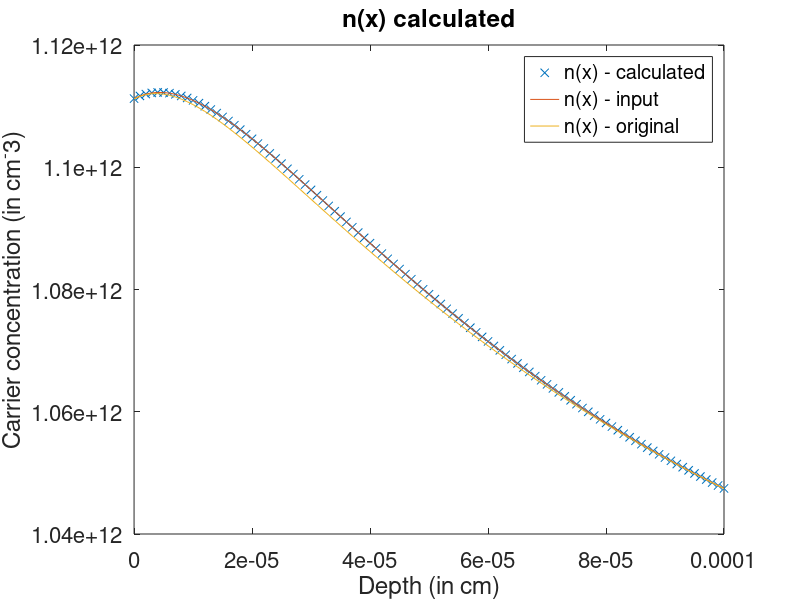
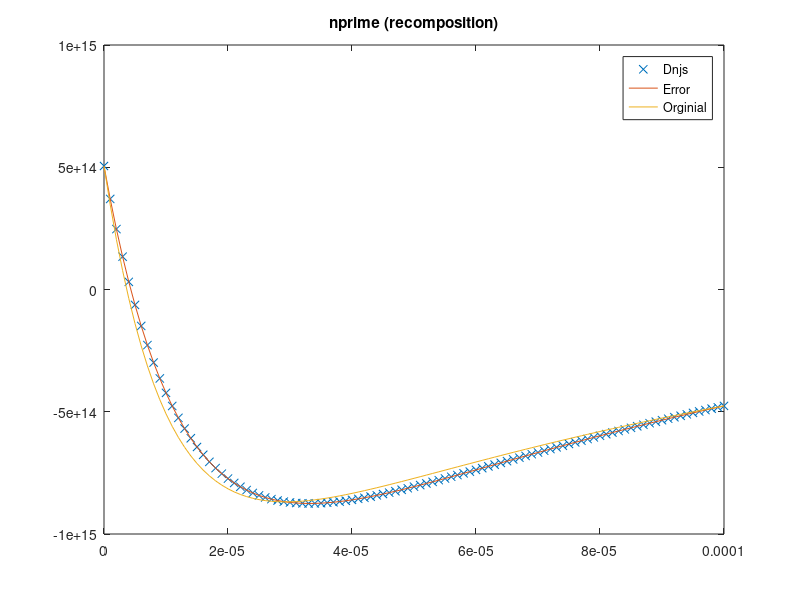
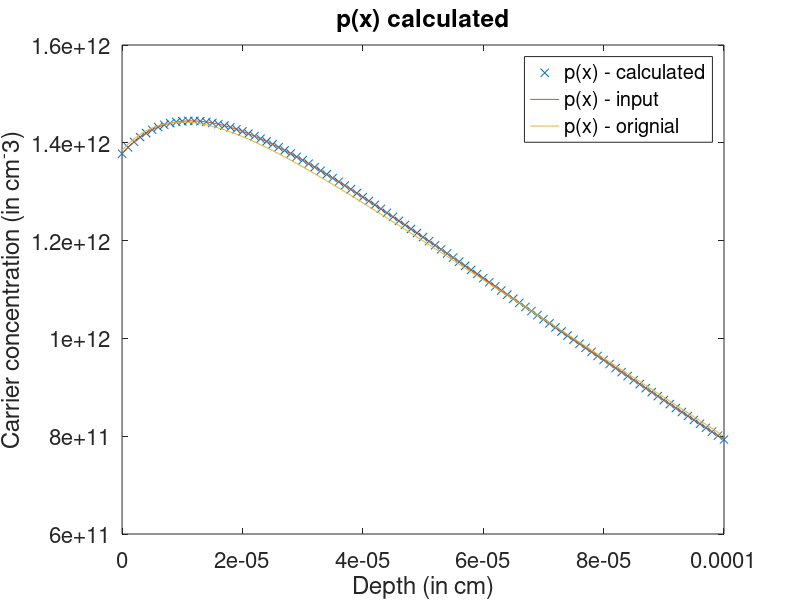
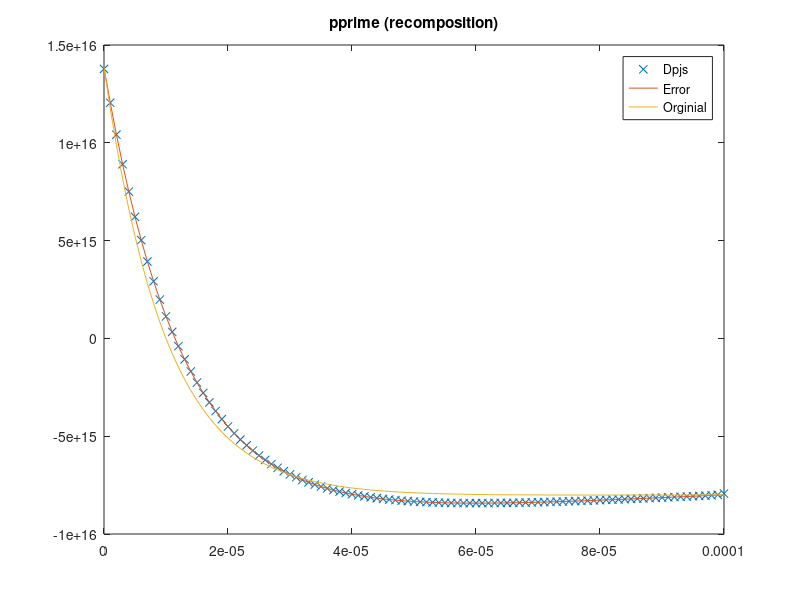

MATLAB code for these plots, in order: (Note: this script raises an error after producing the figures.)
clear all
close all
t=cputime;
%profile on

%Modified Newton, noisy input, Jacobian


%Version 1.0 of actual calculations
%Calculates the approximate solution of a known test function
%Uses numerical integration instead of symbolic integration
%The length of the testing regions can be varied
%The number of intervals can be varied
%The starting point of the testing region can be varied

%Collection of constants which may be useful

chi = 4.07; %(*electron affinity in eV*)
gamma = 5.47;  %(*ionization energy in eV*)
phi = chi + gamma/2; %(*work function in eV*)
Eg = gamma - chi;
ni = 2*10^6; %(*intrinsic carrier concentration in [1/cm^3]*)
me = 9.1*10^-31; %(*mass of electron  in kg*)
meffe = .067*me ;%(*mass in density of states for electrons [1]*)
meffh = .47*me; %(*mass in density of states for holes [1]*)
keV = 8.617*10^-5 ;%(*boltzmann  constant in eV/K*)
ksi = 1.38*10^-23; %(*boltzmann constant in J/K*)
ksiN = 1.38*10^-23;
ksiP = 1.38*10^-23;
T = 300; %(*Cell temperature in K*)
h = 6.626 * 10^-34;
Ec = -chi;
Ev = -gamma;
e0m = 8.854*10^-15;  %(*permittivity of free space in [s^4 A^2/m^3 kg]*)
e0 = e0m*10^-6; %(*permittivity of free space in [s^4 A^2/cm^3 kg]*)
er = 13.1; %(*permittivity ratio for a given material [1]*)
q = 1.6*10^-19; %(*Fundamental charge in C*)
taun = 10^-12; %(*electron lifetime in s*)
taup = 10^-12;%(*hole lifetime in s*)
mun = 8500; %(*electron mobility in cm^2/V s*)
mup = 400; %(*hole mobility in cm^2/V s*)
Dn = 220; %(*electron diffusivity in cm^2/s*)
Dp = 10; %(*hole diffusivity in cm^2/s*)
Sr = 10^5; %(*recombination velocity (in cm/s)*)
Wn = 10^-4; %(*Lenght of n-type region (in cm)*)
Wp = 10^-4; %(*Length of p-type region (in cm)*)


%Input the start and end points of the testing region and determine its
%length
startPoint = 0;
endPoint = Wn;
totalLength = endPoint-startPoint;

%Set number of intervals to divide domain into
numIntervals = 100;
intervalLength = totalLength/numIntervals;
dx = intervalLength;
maxIterations=50;
% Store node locations
node = startPoint:dx:totalLength;

%Random noise bounds
rand=0.8;

AbsError=10^-18;
RelError=10^-6;

filepath=strcat('modifiedNewton v4/rand',num2str(rand),'/',num2str(numIntervals),'terms');
mkdir(filepath)

%(*Solar incidence data*)
alphaOpt = 10000; %(*/cm*) (*GaAs*)
Conc = 1;
Lflux = 2.0*10^17; %(*/cm^2 s *) (*photons absorbed by GaAs at 1 sun*)
R = 0.1; %(*reflection coefficient*)
Gop = @(x) alphaOpt*Conc*Lflux*(1 - R)*exp(-alphaOpt*(x));%(*/cm^3*) 


indexp = linspace(startPoint,totalLength+startPoint,numIntervals+1);
indexn = linspace(startPoint,totalLength+startPoint,numIntervals+1);

%Define general basis functions for interval 0 to 1
% Use inline functions; define generic basis functions and derivatives

%Phi function is chosen such that phi_right (f1) has f(0) = 1, f(1)=0, f'(0) = 1,
%f'(1)=0
%Phi function is chosen such that phi_left (f2) has f(0) = 0, f(1)=1, f'(0) = 1,
%f'(1)=0
%f1 = phi_right
%f2 = phi_left
f1 =@(x) (1-3.*(x/dx).^2+ 2.*(x/dx).^3);
f2 =@(x) (3*(x/dx).^2-2*(x/dx).^3); 

f1prime = @(x) (-6/dx^2.*(x) + 6/dx^3.*(x).^2);
f2prime = @(x) (6/dx^2.*(x) - 6/dx^3.*(x).^2);

f1primeprime = @(x) (-6/dx^2 + 12/dx^3.*(x));
f2primeprime = @(x) (6/dx^2 - 12/dx^3.*(x));

%Psi function is chosen such that psi_right (f3) has f'(0) = 1, f'(1)=0, f(0) =
%0, f(1)=0
%Psi function is chosen such that psi_left (f4) has f'(0) = 0, f'(1)=1, f(0) = 0,
%f(1)=0
%f3 = psi_left
%f4 = psi_right
f3 = @(x) ((x/dx)- 2*(x/dx).^2+(x/dx).^3)*dx;
f4 = @(x) (-(x/dx).^2+(x/dx).^3)*dx;


f3prime = @(x) (1/dx - 4/dx.^2.*(x) + 3/dx.^3.*(x).^2)*dx;
f4prime = @(x) (-2/dx^2.*(x) + 3/dx^3.*(x).^2)*dx;

f3primeprime = @(x) (-4/dx.^2 + 6/dx.^3.*(x))*dx;
f4primeprime = @(x) (-2/dx.^2 + 6/dx.^3.*(x))*dx;

% x_axis=0:dx/100:dx;
% subplot(221),plot(x_axis,f1(x_axis))
% subplot(222),plot(x_axis,f2(x_axis))
% subplot(223),plot(x_axis,f3(x_axis))
% subplot(224),plot(x_axis,f4(x_axis))
%%%%%%%%%%%%%%%%%%%%%%%%%%%%%%%%%%%%%%%%%%%%%%%%%%%%%%%%%%%%%%%%%%%%%%%%%%%%%%
%Set up known n(x) and p(x) distributions
%%%%%%%%%%%%%%%%%%%%%%%%%%%%%%%%%%%%%%%%%%%%%%%%%%%%%%%%%%%%%%%%%%%%%%%%%%%%%%


%Set up initial guess for p(x).  The curve goes has the vague shape of the
%expected output (peak near 0 and vaguely exponential).

%%%%%%%%%%%%%%%%%%%%%%%%%%%%%%%%%%%%%%%%%%%%%%%%%%
%NOTE: If pGuess is change, initial BCs for pGuess must also be changed
%%%%%%%%%%%%%%%%%%%%%%%%%%%%%%%%%%%%%%%%%%%%%%%%%%
p1=8.14812*10^13;
p2=-2.19257*10^11;
p3=-8.12149*10^13;
p4=1.33755*10^12;
gammap1=100;
gammap2=100000;
gammap3=1;
gammap4=10;

%Symbolic form of pGuess
pGuessOrig = @(x) p1*exp(-gammap1*x)+p2*exp(-gammap2*x)+p3*exp(-gammap3*x)+p4*exp(-gammap4*x);

n1=-1.79768*10^10;
n2=1.29154*10^11;
n3=9.94351*10^11;
n4=5.6616*10^9;
gamman1=100000;
gamman2=10000;
gamman3=1;
gamman4=10;

%Symbolic form of nGuess
nGuessOrig = @(x) n1*exp(-gamman1*x)+n2*exp(-gamman2*x)+n3*exp(-gamman3*x)+n4*exp(-gamman4*x);

nprimeOrig = @(x) -(n1*gamman1*exp(-gamman1*x) + n2*gamman2*exp(-gamman2*x) + n3*gamman3*exp(-gamman3*x)+n4*gamman4*exp(-gamman4*x));
pprimeOrig = @(x) -(p1*gammap1*exp(-gammap1*x) + p2*gammap2*exp(-gammap2*x) + p3*gammap3*exp(-gammap3*x)+p4*gammap4*exp(-gammap4*x));

nprimeprimeOrig = @(x) (n1*gamman1*gamman1*exp(-gamman1*x) + n2*gamman2*gamman2*exp(-gamman2*x) + n3*gamman3*gamman3*exp(-gamman3*x)+n4*gamman4*gamman4*exp(-gamman4*x));
pprimeprimeOrig = @(x) (p1*gammap1*gammap1*exp(-gammap1*x) + p2*gammap2*gammap2*exp(-gammap2*x) + p3*gammap3*gammap3*exp(-gammap3*x)+p4*gammap4*gammap4*exp(-gammap4*x));

cn1 = Dn - ksiN*T*mun/q;
cn2 = ksiN*T*mun/q;

cp1 = ksiP*T*mup/q - Dp;
cp2 = -ksiP*T*mup/q;

%Check BCs
% alphaNtest = nprimeOrig(0)/nGuessOrig(0)
% alphaPtest = pprimeOrig(0)/pGuessOrig(0)
% betaNtest = nprimeOrig(Wn)/nGuessOrig(Wn)
% betaPtest = pprimeOrig(Wn)/pGuessOrig(Wn)


%Gopn = @(x) cn1.*(n1*(gamman1*gamman1)*exp(-gamman1*x) + n2*(gamman2*gamman2)*exp(-gamman2*x) + n3*(gamman3*gamman3)*exp(-gamman3*x))    +(ksiN*T*mun/q*(pprimeprimeOrig(x)./pGuessOrig(x) - (pprimeOrig(x)./pGuessOrig(x)).^2) - 1/taun).*(n1*exp(-gamman1*x) + n2*exp(-gamman2*x) + n3*exp(-gamman3*x));%+cn2.*pprime(x)./pGuess(x).*(-n1*(gamman1)*exp(-gamman1*x) - n2*(gamman2)*exp(-gamman2*x) - n3*(gamman3)*exp(-gamman3*x))     
%Gopp = @(x) cp1.*(p1*(gammap1*gammap1)*exp(-gammap1*x) + p2*(gammap2*gammap2)*exp(-gammap2*x) + p3*(gammap3*gammap3)*exp(-gammap3*x))    +(ksiP*T*mup/q*((nprimeOrig(x)./nGuessOrig(x)).^2 - nprimeprimeOrig(x)./nGuessOrig(x)) - 1/taup).*(p1*exp(-gammap1*x) + p2*exp(-gammap2*x) + p3*exp(-gammap3*x));%+cp2.*nprime(x)./nGuess(x).*(-p1*(gammap1)*exp(-gammap1*x) - p2*(gammap2)*exp(-gammap2*x) - p3*(gammap3)*exp(-gammap3*x))     

%Adjust pGuess to include error
%Adjust pGuess to include error

%'Noisified' terms
%n3*rand,gamman1,gamman2,gamman3 set;n1 and n2 calculated from those
%numbers using BCs
%Calcs done in Mathematica

n1rand=-2.43711*10^10;
n2rand=1.53127*10^11;
n3rand=1.07209*10^13;
n4rand=-9.73843*10^12;
gamman1rand=100000*rand;

nGuess = @(x) (n1rand*exp(-gamman1rand*x)+n2rand*exp(-gamman2*x)+n3rand*exp(-gamman3*x)+n4rand*exp(-gamman4*x));
nprime = @(x) -(n1rand*gamman1rand*exp(-gamman1rand*x) + n2rand*gamman2*exp(-gamman2*x) + n3rand*gamman3*exp(-gamman3*x)+n4rand*gamman4*exp(-gamman4*x));
nprimeprime = @(x) n1rand*gamman1rand*gamman1rand*exp(-gamman1rand*x) + n2rand*gamman2*gamman2*exp(-gamman2*x) + n3rand*gamman3*gamman3*exp(-gamman3*x)+n4rand*gamman4*gamman4*exp(-gamman4*x);

%p3*rand,gammap1,gammap2,gammap3 set;p1 and p2 calculated from those
%numbers using BCs
%Calcs done in Mathematica

p1rand=1.71267*10^15;
p2rand=-2.92243*10^11;
p3rand=1.60693*10^16;
p4rand=-1.77803*10^16;
gammap2rand=100000*rand;

pGuess = @(x) (p1rand*exp(-gammap1*x)+p2rand*exp(-gammap2rand*x)+p3rand*exp(-gammap3*x)+p4rand*exp(-gammap4*x));
pprime = @(x) -(p1rand*gammap1*exp(-gammap1*x) + p2rand*gammap2rand*exp(-gammap2rand*x) + p3rand*gammap3*exp(-gammap3*x)+p4rand*gammap4*exp(-gammap4*x));
pprimeprime = @(x) p1rand*gammap1*gammap1*exp(-gammap1*x) + p2rand*gammap2rand*gammap2rand*exp(-gammap2rand*x) + p3rand*gammap3*gammap3*exp(-gammap3*x)+p4rand*gammap4*gammap4*exp(-gammap4*x);

% alphaNtestNoise = nprime(0)/nGuess(0)
% alphaPtestNoise = pprime(0)/pGuess(0)
% betaNtestNoise = nprime(Wn)/nGuess(Wn)
% betaPtestNoise = pprime(Wn)/pGuess(Wn)
% 
% diffAlphaN=alphaNtest-alphaNtestNoise
% diffAlphaP=alphaPtest-alphaPtestNoise
% diffBetaN=betaNtest-betaNtestNoise
% diffBetaP=betaPtest-betaPtestNoise

% fig2 = figure;
% plot(node,nGuess(node)), title('nGuess')
% saveas(fig2,strcat(filepath,'/nGuess.jpg'))

%Convert initial guess into form finite element composition
%This will allow it to be usable in later calculations

%Boundary conditions of test function put into form usable for the
%calculations below
 

%%%%%%%%%%%%%%%%%%%%%%%%%%%%%%%%%%%%%%%%%%%%%%%%%%%%%%%%%%%%%%%%%%%%%%%%%%%%
%Calculate composition of n(x) in finite element space
%%%%%%%%%%%%%%%%%%%%%%%%%%%%%%%%%%%%%%%%%%%%%%%%%%%%%%%%%%%%%%%%%%%%%%%%%%
%alpha is boundary conditions term, n'(0)=alpha*n(0)
alphan = nprimeOrig(0)/nGuessOrig(0);

%beta is boundary condition term, n'(L) = beta n(L)
betan= nprimeOrig(totalLength)/nGuessOrig(totalLength);

%alpha is boundary conditions term, n'(0)=alpha*n(0)
alphap = pprimeOrig(0)/pGuessOrig(0);

%beta is boundary condition term, n'(L) = beta n(L)
betap= pprimeOrig(totalLength)/pGuessOrig(totalLength);


massmatrix = sparse (4*numIntervals,4*numIntervals);

massrhs = zeros(4*numIntervals,1);
for k = 1:numIntervals-2
	%%%%%%%%%%%%%%%%%%%%%%%%%%%%%%%%%%%%%%%%%%
    %Block 1  - (Upper left 4x4)
    %%%%%%%%%%%%%%%%%%%%%%%%%%%%%%%%%%%%%%%%%%
    %massmatrix(phi(n,r),xx)
	massmatrix(4*k-1,4*k-1) = massmatrix(4*k-1,4*k-1) + integral(@(x) f1((x-node(k+1))).*f1((x-node(k+1))),node(k+1),node(k+2),'AbsTol',AbsError,'RelTol',RelError);
	massmatrix(4*k,4*k-1)   = massmatrix(4*k,4*k-1) +   integral(@(x) f1((x-node(k+1))).*f3((x-node(k+1))),node(k+1),node(k+2),'AbsTol',AbsError,'RelTol',RelError);

    %massmatrix(psi(n,r),xx)
    massmatrix(4*k-1,4*k) = massmatrix(4*k-1,4*k) + integral(@(x) f3((x-node(k+1))).*f1((x-node(k+1))),node(k+1),node(k+2),'AbsTol',AbsError,'RelTol',RelError);
	massmatrix(4*k,4*k)   = massmatrix(4*k,4*k) +   integral(@(x) f3((x-node(k+1))).*f3((x-node(k+1))),node(k+1),node(k+2),'AbsTol',AbsError,'RelTol',RelError);

    %massmatrix(phi(p,r),xx)
	massmatrix(4*k+1,4*k+1) = massmatrix(4*k+1,4*k+1) + integral(@(x) f1((x-node(k+1))).*f1((x-node(k+1))),node(k+1),node(k+2),'AbsTol',AbsError,'RelTol',RelError);
	massmatrix(4*k+2,4*k+1) = massmatrix(4*k+2,4*k+1) + integral(@(x) f1((x-node(k+1))).*f3((x-node(k+1))),node(k+1),node(k+2),'AbsTol',AbsError,'RelTol',RelError);

    %massmatrix(psi(p,r),xx)
	massmatrix(4*k+1,4*k+2) = massmatrix(4*k+1,4*k+2) + integral(@(x) f3((x-node(k+1))).*f1((x-node(k+1))),node(k+1),node(k+2),'AbsTol',AbsError,'RelTol',RelError);
	massmatrix(4*k+2,4*k+2) = massmatrix(4*k+2,4*k+2) + integral(@(x) f3((x-node(k+1))).*f3((x-node(k+1))),node(k+1),node(k+2),'AbsTol',AbsError,'RelTol',RelError);
    
    %%%%%%%%%%%%%%%%%%%%%%%%%%%%%%%%%%%%%%%%%%
    %Block 2  - (Upper right 4x4)
    %%%%%%%%%%%%%%%%%%%%%%%%%%%%%%%%%%%%%%%%%%
    %massmatrix(phi(n,r),xx)
	massmatrix(4*k-1,4*k+3) = massmatrix(4*k-1,4*k+3) + integral(@(x) f2((x-node(k+1))).*f1((x-node(k+1))),node(k+1),node(k+2),'AbsTol',AbsError,'RelTol',RelError);
	massmatrix(4*k,4*k+3)   = massmatrix(4*k,4*k+3) +   integral(@(x) f2((x-node(k+1))).*f3((x-node(k+1))),node(k+1),node(k+2),'AbsTol',AbsError,'RelTol',RelError);

    %massmatrix(psi(n,r),xx)
    massmatrix(4*k-1,4*k+4) = massmatrix(4*k-1,4*k+4) + integral(@(x) f4((x-node(k+1))).*f1((x-node(k+1))),node(k+1),node(k+2),'AbsTol',AbsError,'RelTol',RelError);
	massmatrix(4*k,4*k+4)   = massmatrix(4*k,4*k+4) +   integral(@(x) f4((x-node(k+1))).*f3((x-node(k+1))),node(k+1),node(k+2),'AbsTol',AbsError,'RelTol',RelError);

    %massmatrix(phi(p,r),xx)
	massmatrix(4*k+1,4*k+5) = massmatrix(4*k+1,4*k+5) + integral(@(x) f2((x-node(k+1))).*f1((x-node(k+1))),node(k+1),node(k+2),'AbsTol',AbsError,'RelTol',RelError);
	massmatrix(4*k+2,4*k+5) = massmatrix(4*k+2,4*k+5) + integral(@(x) f2((x-node(k+1))).*f3((x-node(k+1))),node(k+1),node(k+2),'AbsTol',AbsError,'RelTol',RelError);

    %massmatrix(psi(p,r),xx)
	massmatrix(4*k+1,4*k+6) = massmatrix(4*k+1,4*k+6) + integral(@(x) f4((x-node(k+1))).*f1((x-node(k+1))),node(k+1),node(k+2),'AbsTol',AbsError,'RelTol',RelError);
	massmatrix(4*k+2,4*k+6) = massmatrix(4*k+2,4*k+6) + integral(@(x) f4((x-node(k+1))).*f3((x-node(k+1))),node(k+1),node(k+2),'AbsTol',AbsError,'RelTol',RelError);
    
    
   %%%%%%%%%%%%%%%%%%%%%%%%%%%%%%%%%%%%%%%%%%
    %Block 3  - (Bottom left 4x4)
    %%%%%%%%%%%%%%%%%%%%%%%%%%%%%%%%%%%%%%%%%%
    %massmatrix(phi(n,r),xx)
	massmatrix(4*k+3,4*k-1) = massmatrix(4*k+3,4*k-1) + integral(@(x) f1((x-node(k+1))).*f2((x-node(k+1))),node(k+1),node(k+2),'AbsTol',AbsError,'RelTol',RelError);
	massmatrix(4*k+4,4*k-1) = massmatrix(4*k+4,4*k-1) + integral(@(x) f1((x-node(k+1))).*f4((x-node(k+1))),node(k+1),node(k+2),'AbsTol',AbsError,'RelTol',RelError);

    %massmatrix(psi(n,r),xx)
    massmatrix(4*k+3,4*k) = massmatrix(4*k+3,4*k) + integral(@(x) f3((x-node(k+1))).*f2((x-node(k+1))),node(k+1),node(k+2),'AbsTol',AbsError,'RelTol',RelError);
	massmatrix(4*k+4,4*k) = massmatrix(4*k+4,4*k) + integral(@(x) f3((x-node(k+1))).*f4((x-node(k+1))),node(k+1),node(k+2),'AbsTol',AbsError,'RelTol',RelError);

    %massmatrix(phi(p,r),xx)
	massmatrix(4*k+5,4*k+1) = massmatrix(4*k+5,4*k+1) + integral(@(x) f1((x-node(k+1))).*f2((x-node(k+1))),node(k+1),node(k+2),'AbsTol',AbsError,'RelTol',RelError);
	massmatrix(4*k+6,4*k+1) = massmatrix(4*k+6,4*k+1) + integral(@(x) f1((x-node(k+1))).*f4((x-node(k+1))),node(k+1),node(k+2),'AbsTol',AbsError,'RelTol',RelError);

    %massmatrix(psi(p,r),xx)
	massmatrix(4*k+5,4*k+2) = massmatrix(4*k+5,4*k+2) + integral(@(x) f3((x-node(k+1))).*f2((x-node(k+1))),node(k+1),node(k+2),'AbsTol',AbsError,'RelTol',RelError);
	massmatrix(4*k+6,4*k+2) = massmatrix(4*k+6,4*k+2) + integral(@(x) f3((x-node(k+1))).*f4((x-node(k+1))),node(k+1),node(k+2),'AbsTol',AbsError,'RelTol',RelError);
    
    
    %%%%%%%%%%%%%%%%%%%%%%%%%%%%%%%%%%%%%%%%%%
    %Block 4  - (Bottom right 4x4)
    %%%%%%%%%%%%%%%%%%%%%%%%%%%%%%%%%%%%%%%%%%
    %massmatrix(phi(n,r),xx)
	massmatrix(4*k+3,4*k+3) = massmatrix(4*k+3,4*k+3) + integral(@(x) f2((x-node(k+1))).*f2((x-node(k+1))),node(k+1),node(k+2),'AbsTol',AbsError,'RelTol',RelError);
	massmatrix(4*k+4,4*k+3) = massmatrix(4*k+4,4*k+3) + integral(@(x) f2((x-node(k+1))).*f4((x-node(k+1))),node(k+1),node(k+2),'AbsTol',AbsError,'RelTol',RelError);

    %massmatrix(psi(n,r),xx)
    massmatrix(4*k+3,4*k+4) = massmatrix(4*k+3,4*k+4) + integral(@(x) f4((x-node(k+1))).*f2((x-node(k+1))),node(k+1),node(k+2),'AbsTol',AbsError,'RelTol',RelError);
	massmatrix(4*k+4,4*k+4) = massmatrix(4*k+4,4*k+4) + integral(@(x) f4((x-node(k+1))).*f4((x-node(k+1))),node(k+1),node(k+2),'AbsTol',AbsError,'RelTol',RelError);

    %massmatrix(phi(p,r),xx)
	massmatrix(4*k+5,4*k+5) = massmatrix(4*k+5,4*k+5) + integral(@(x) f2((x-node(k+1))).*f2((x-node(k+1))),node(k+1),node(k+2),'AbsTol',AbsError,'RelTol',RelError);
	massmatrix(4*k+6,4*k+5) = massmatrix(4*k+6,4*k+5) + integral(@(x) f2((x-node(k+1))).*f4((x-node(k+1))),node(k+1),node(k+2),'AbsTol',AbsError,'RelTol',RelError);

    %massmatrix(psi(p,r),xx)
	massmatrix(4*k+5,4*k+6) = massmatrix(4*k+5,4*k+6) + integral(@(x) f4((x-node(k+1))).*f2((x-node(k+1))),node(k+1),node(k+2),'AbsTol',AbsError,'RelTol',RelError);
	massmatrix(4*k+6,4*k+6) = massmatrix(4*k+6,4*k+6) + integral(@(x) f4((x-node(k+1))).*f4((x-node(k+1))),node(k+1),node(k+2),'AbsTol',AbsError,'RelTol',RelError);

    %%%%%%%%%%%%%%%%%%%%%%%%%%%%%%%%%%%%%%
    %RHS input
    %%%%%%%%%%%%%%%%%%%%%%%%%%%%%%%%%%%%%%%
    %nGuess terms
	massrhs(4*k-1) =      massrhs(4*k-1) +        integral(@(x) f1((x-node(k+1))).*nGuess(x),node(k+1),node(k+2),'AbsTol',AbsError,'RelTol',RelError);
	massrhs(4*k) =        massrhs(4*k)   +        integral(@(x) f3((x-node(k+1))).*nGuess(x),node(k+1),node(k+2),'AbsTol',AbsError,'RelTol',RelError);
    massrhs(4*k+3) =      massrhs(4*k+3) +        integral(@(x) f2((x-node(k+1))).*nGuess(x),node(k+1),node(k+2),'AbsTol',AbsError,'RelTol',RelError);
	massrhs(4*k+4) =      massrhs(4*k+4) +        integral(@(x) f4((x-node(k+1))).*nGuess(x),node(k+1),node(k+2),'AbsTol',AbsError,'RelTol',RelError);
    
    %pGuess terms
	massrhs(4*k+1) =    massrhs(4*k+1) +      integral(@(x) f1((x-node(k+1))).*pGuess(x),node(k+1),node(k+2),'AbsTol',AbsError,'RelTol',RelError);
	massrhs(4*k+2) =    massrhs(4*k+2) +      integral(@(x) f3((x-node(k+1))).*pGuess(x),node(k+1),node(k+2),'AbsTol',AbsError,'RelTol',RelError);
    massrhs(4*k+5) =    massrhs(4*k+5) +      integral(@(x) f2((x-node(k+1))).*pGuess(x),node(k+1),node(k+2),'AbsTol',AbsError,'RelTol',RelError);
	massrhs(4*k+6) =    massrhs(4*k+6) +      integral(@(x) f4((x-node(k+1))).*pGuess(x),node(k+1),node(k+2),'AbsTol',AbsError,'RelTol',RelError);
   
end    
    
%Handle 1st interval 'half case'
%Top left 2x2 block
massmatrix(1,1)= integral(@(x) (f1((x-node(1))) + alphan*f3((x-node(1)))).*(f1((x-node(1))) + alphan*f3((x-node(1)))),node(1),node(1)+dx,'AbsTol',AbsError,'RelTol',RelError);
massmatrix(2,2)= integral(@(x) (f1((x-node(1))) + alphap*f3((x-node(1)))).*(f1((x-node(1))) + alphap*f3((x-node(1)))),node(1),node(1)+dx,'AbsTol',AbsError,'RelTol',RelError);

%Left 2x4 block
massmatrix(3,1) = integral(@(x) (f1((x-node(1))) + alphan*f3((x-node(1)))).*f2((x-node(1))),node(1),node(1)+dx,'AbsTol',AbsError,'RelTol',RelError);
massmatrix(4,1) = integral(@(x) (f1((x-node(1))) + alphan*f3((x-node(1)))).*f4((x-node(1))),node(1),node(1)+dx,'AbsTol',AbsError,'RelTol',RelError);

massmatrix(5,2) = integral(@(x) (f1((x-node(1))) + alphap*f3((x-node(1)))).*f2((x-node(1))),node(1),node(1)+dx,'AbsTol',AbsError,'RelTol',RelError);
massmatrix(6,2) = integral(@(x) (f1((x-node(1))) + alphap*f3((x-node(1)))).*f4((x-node(1))),node(1),node(1)+dx,'AbsTol',AbsError,'RelTol',RelError);

%Right 4x2 block
massmatrix(1,3) = integral(@(x) f2((x-node(1))).*(f1((x-node(1))) + alphan*f3((x-node(1)))),node(1),node(1)+dx,'AbsTol',AbsError,'RelTol',RelError);
massmatrix(1,4) = integral(@(x) f4((x-node(1))).*(f1((x-node(1))) + alphan*f3((x-node(1)))),node(1),node(1)+dx,'AbsTol',AbsError,'RelTol',RelError);

massmatrix(2,5) = integral(@(x) f2((x-node(1))).*(f1((x-node(1))) + alphap*f3((x-node(1)))),node(1),node(1)+dx,'AbsTol',AbsError,'RelTol',RelError);
massmatrix(2,6) = integral(@(x) f4((x-node(1))).*(f1((x-node(1))) + alphap*f3((x-node(1)))),node(1),node(1)+dx,'AbsTol',AbsError,'RelTol',RelError);


%Overlapping 4x4 block
%massmatrix(phi(n,r),xx)
massmatrix(3,3) = massmatrix(3,3) + integral(@(x) f2((x-node(k+1))).*f2((x-node(k+1))),node(k+1),node(k+2),'AbsTol',AbsError,'RelTol',RelError);
massmatrix(4,3)   = massmatrix(4,3) + integral(@(x) f2((x-node(k+1))).*f4((x-node(k+1))),node(k+1),node(k+2),'AbsTol',AbsError,'RelTol',RelError);

%massmatrix(psi(n,r),xx)
massmatrix(3,4) = massmatrix(3,4) + integral(@(x) f4((x-node(k+1))).*f2((x-node(k+1))),node(k+1),node(k+2),'AbsTol',AbsError,'RelTol',RelError);
massmatrix(4,4)   = massmatrix(4,4) + integral(@(x) f4((x-node(k+1))).*f4((x-node(k+1))),node(k+1),node(k+2),'AbsTol',AbsError,'RelTol',RelError);

%massmatrix(phi(p,r),xx)
massmatrix(5,5) = massmatrix(5,5) + integral(@(x) f2((x-node(k+1))).*f2((x-node(k+1))),node(k+1),node(k+2),'AbsTol',AbsError,'RelTol',RelError);
massmatrix(6,5) = massmatrix(6,5) + integral(@(x) f2((x-node(k+1))).*f4((x-node(k+1))),node(k+1),node(k+2),'AbsTol',AbsError,'RelTol',RelError);

%massmatrix(psi(p,r),xx)
massmatrix(5,6) = massmatrix(5,6) + integral(@(x) f4((x-node(k+1))).*f2((x-node(k+1))),node(k+1),node(k+2),'AbsTol',AbsError,'RelTol',RelError);
massmatrix(6,6) = massmatrix(6,6) + integral(@(x) f4((x-node(k+1))).*f4((x-node(k+1))),node(k+1),node(k+2),'AbsTol',AbsError,'RelTol',RelError);

%RHS nGuess edge cases
massrhs(1) = massrhs(1) + integral(@(x) (f1((x-node(1))) + alphan*f3((x-node(1)))).*nGuess(x),node(1),node(1)+dx,'AbsTol',AbsError,'RelTol',RelError);
massrhs(3) = massrhs(3) + integral(@(x) f2((x-node(1))).*nGuess(x),node(1),node(1)+dx,'AbsTol',AbsError,'RelTol',RelError);
massrhs(4) = massrhs(4) + integral(@(x) f4((x-node(1))).*nGuess(x),node(1),node(1)+dx,'AbsTol',AbsError,'RelTol',RelError);

%RHS nGuess edge cases
massrhs(2) = massrhs(2) + integral(@(x) (f1((x-node(1))) + alphap*f3((x-node(1)))).*pGuess(x),node(1),node(1)+dx,'AbsTol',AbsError,'RelTol',RelError);
massrhs(5) = massrhs(5) + integral(@(x) f2((x-node(1))).*pGuess(x),node(1),node(1)+dx,'AbsTol',AbsError,'RelTol',RelError);
massrhs(6) = massrhs(6) + integral(@(x) f4((x-node(1))).*pGuess(x),node(1),node(1)+dx,'AbsTol',AbsError,'RelTol',RelError);


%Handle last interval 'half case'
last = 4*numIntervals;

%Handle 1st interval 'half case'
%Bottom right 2x2 block
massmatrix(last,last) =     integral(@(x) (f2((x-node(end)+dx)) + betap*f4((x-node(end)+dx))).*(f2((x-node(end)+dx)) + betap*f4((x-node(end)+dx))),node(end)-dx,node(end),'AbsTol',AbsError,'RelTol',RelError);
massmatrix(last-1,last-1) = integral(@(x) (f2((x-node(end)+dx)) + betan*f4((x-node(end)+dx))).*(f2((x-node(end)+dx)) + betan*f4((x-node(end)+dx))),node(end)-dx,node(end),'AbsTol',AbsError,'RelTol',RelError);


%Bottom 2x4 block
massmatrix(last,last-2) = integral(@(x) f3((x-node(end)+dx)).*(f2((x-node(end)+dx)) + betap*f4((x-node(end)+dx))),node(end)-dx,node(end),'AbsTol',AbsError,'RelTol',RelError);
massmatrix(last,last-3) = integral(@(x) f1((x-node(end)+dx)).*(f2((x-node(end)+dx)) + betap*f4((x-node(end)+dx))),node(end)-dx,node(end),'AbsTol',AbsError,'RelTol',RelError);

massmatrix(last-1,last-4) = integral(@(x) f3((x-node(end)+dx)).*(f2((x-node(end)+dx)) + betan*f4((x-node(end)+dx))),node(end)-dx,node(end),'AbsTol',AbsError,'RelTol',RelError);
massmatrix(last-1,last-5) = integral(@(x) f1((x-node(end)+dx)).*(f2((x-node(end)+dx)) + betan*f4((x-node(end)+dx))),node(end)-dx,node(end),'AbsTol',AbsError,'RelTol',RelError);


%Left 4x2 Block
massmatrix(last-2,last) = integral(@(x) (f2((x-node(end)+dx)) + betap*f4((x-node(end)+dx))).*f3((x-node(end)+dx)),node(end)-dx,node(end),'AbsTol',AbsError,'RelTol',RelError);
massmatrix(last-3,last) = integral(@(x) (f2((x-node(end)+dx)) + betap*f4((x-node(end)+dx))).*f1((x-node(end)+dx)),node(end)-dx,node(end),'AbsTol',AbsError,'RelTol',RelError);

massmatrix(last-4,last-1) = integral(@(x) (f2((x-node(end)+dx)) + betan*f4((x-node(end)+dx))).*f3((x-node(end)+dx)),node(end)-dx,node(end),'AbsTol',AbsError,'RelTol',RelError);
massmatrix(last-5,last-1) = integral(@(x) (f2((x-node(end)+dx)) + betan*f4((x-node(end)+dx))).*f1((x-node(end)+dx)),node(end)-dx,node(end),'AbsTol',AbsError,'RelTol',RelError);


%Overlapping 4x4 block
%massmatrix(phi(n,r),xx)
massmatrix(last-5,last-5) = massmatrix(last-5,last-5) + integral(@(x) f1((x-node(k+1))).*f1((x-node(k+1))),node(k+1),node(k+2),'AbsTol',AbsError,'RelTol',RelError);
massmatrix(last-4,last-5) = massmatrix(last-4,last-5) + integral(@(x) f1((x-node(k+1))).*f3((x-node(k+1))),node(k+1),node(k+2),'AbsTol',AbsError,'RelTol',RelError);

%massmatrix(psi(n,r),xx)
massmatrix(last-5,last-4) = massmatrix(last-5,last-4) + integral(@(x) f3((x-node(k+1))).*f1((x-node(k+1))),node(k+1),node(k+2),'AbsTol',AbsError,'RelTol',RelError);
massmatrix(last-4,last-4) = massmatrix(last-4,last-4) + integral(@(x) f3((x-node(k+1))).*f3((x-node(k+1))),node(k+1),node(k+2),'AbsTol',AbsError,'RelTol',RelError);

%massmatrix(phi(p,r),xx)
massmatrix(last-3,last-3) = massmatrix(last-3,last-3) + integral(@(x) f1((x-node(k+1))).*f1((x-node(k+1))),node(k+1),node(k+2),'AbsTol',AbsError,'RelTol',RelError);
massmatrix(last-2,last-3) = massmatrix(last-2,last-3) + integral(@(x) f1((x-node(k+1))).*f3((x-node(k+1))),node(k+1),node(k+2),'AbsTol',AbsError,'RelTol',RelError);

%massmatrix(psi(p,r),xx)
massmatrix(last-3,last-2) = massmatrix(last-3,last-2) + integral(@(x) f3((x-node(k+1))).*f1((x-node(k+1))),node(k+1),node(k+2),'AbsTol',AbsError,'RelTol',RelError);
massmatrix(last-2,last-2) = massmatrix(last-2,last-2) + integral(@(x) f3((x-node(k+1))).*f3((x-node(k+1))),node(k+1),node(k+2),'AbsTol',AbsError,'RelTol',RelError);
   
%RHS edge cases
%nGuess
massrhs(last-1) = massrhs(last)+ integral(@(x) (f2((x-node(end)+dx)) + betan*f4((x-node(end)+dx))).*nGuess(x),node(end)-dx,node(end),'AbsTol',AbsError,'RelTol',RelError);
massrhs(last-5) = massrhs(last-5) + integral(@(x) f1((x-node(end)+dx)).*nGuess(x),node(end)-dx,node(end),'AbsTol',AbsError,'RelTol',RelError);
massrhs(last-4) = massrhs(last-4) + integral(@(x) f3((x-node(end)+dx)).*nGuess(x),node(end)-dx,node(end),'AbsTol',AbsError,'RelTol',RelError);

%pGuess
massrhs(last) = massrhs(last)+ integral(@(x) (f2((x-node(end)+dx)) + betap*f4((x-node(end)+dx))).*pGuess(x),node(end)-dx,node(end),'AbsTol',AbsError,'RelTol',RelError);
massrhs(last-3) = massrhs(last-3) + integral(@(x) f1((x-node(end)+dx)).*pGuess(x),node(end)-dx,node(end),'AbsTol',AbsError,'RelTol',RelError);
massrhs(last-2) = massrhs(last-2) + integral(@(x) f3((x-node(end)+dx)).*pGuess(x),node(end)-dx,node(end),'AbsTol',AbsError,'RelTol',RelError);




%%%%%%%%%%%%%%%%%%%%%%%%%%%%%%%%%%%%%%%%%%%%%%%%%%%%%%%%%%%%%%%%%%%%%%%
%Perform final calcs
%%%%%%%%%%%%%%%%%%%%%%%%%%%%%%%%%%%%%%%%%%%%%%%%%%%%%%%%%%%%%%%%%%%%%%%%%
%Fill scalling matrix
D = sparse(4*(numIntervals),4*(numIntervals));

for index = 3:4:length(D)-2
   D(index,index) = 1;
   D(index+1,index+1) = 10^4*numIntervals;
   D(index+2,index+2) = 1;
   D(index+3,index+3) = 10^4*numIntervals;
end
D(1,1)=1;
D(2,2)=1;
D(length(D)-1,length(D)-1)=1;
D(length(D),length(D))=1;

%Scale Matrices using scaling matrix
LHSscaled = D*massmatrix*D;
RHSscaled = D*massrhs;

%Solve simultaneous equations
ScaledCoeffs = LHSscaled\RHSscaled;
Coeffs = D'*ScaledCoeffs;

%Create second scaling matrix

%Collect Cj's in an array for display purposes
Cnjs = zeros(1,numIntervals+1);
Dnjs = zeros(1,numIntervals+1);
Cpjs = zeros(1,numIntervals+1);
Dpjs = zeros(1,numIntervals+1);

for index=2:length(Cnjs)-1
   Cnjs(1,index) = Coeffs(4*index-5);
   Dnjs(1,index) = Coeffs(4*index-4);
   Cpjs(1,index) = Coeffs(4*index-3);
   Dpjs(1,index) = Coeffs(4*index-2);
end
Cnjs(1) = Coeffs(1);
Dnjs(1) = Coeffs(1)*alphan;
Cpjs(1) = Coeffs(2);
Dpjs(1) = Coeffs(2)*alphap;

Cnjs(numIntervals+1)=Coeffs(length(Coeffs)-1);
Dnjs(numIntervals+1)=Coeffs(length(Coeffs)-1)*betan;
Cpjs(numIntervals+1)=Coeffs(length(Coeffs));
Dpjs(numIntervals+1)=Coeffs(length(Coeffs))*betap;

InitialCnjs = Cnjs;
InitialDnjs = Dnjs;
InitialCpjs = Cpjs;
InitialDpjs = Dpjs;

nOrig=nGuessOrig;
pOrig=pGuessOrig;
trueCnjs = nOrig(node);
trueDnjs = nprimeOrig(node);
trueCpjs = pOrig(node);
trueDpjs = pprimeOrig(node);

fig4 = figure;
plot(indexn,Cnjs,'x',node,nGuess(node),indexn,nOrig(indexn)),title('n(x) calculated'),legend('n(x) - calculated','n(x) - input','n(x) - original');set(gca,'FontSize',16),xlabel('Depth (in cm)'),ylabel('Carrier concentration (in cm^-3)');
saveas(fig4,strcat(filepath,'/nGuess_recomposition.jpg'))

fig4 = figure;
plot(indexn,Dnjs,'x',node,nprime(node),indexn,nprimeOrig(indexn)),title('nprime (recomposition)'),legend('Dnjs','Error','Orginial');
saveas(fig4,strcat(filepath,'/nprime_recomposition.jpg'))

fig5 = figure;
plot(indexn,Cpjs,'x',node,pGuess(node),indexn,pOrig(indexn)),title('p(x) calculated'),legend('p(x) - calculated','p(x) - input','p(x) - orignial');set(gca,'FontSize',16),xlabel('Depth (in cm)'),ylabel('Carrier concentration (in cm^-3)');
saveas(fig5,strcat(filepath,'/pGuess_recomposition.jpg'))

fig5 = figure;
plot(indexn,Dpjs,'x',node,pprime(node),indexn,pprimeOrig(indexn)),title('pprime (recomposition)'),legend('Dpjs','Error','Orginial');
saveas(fig5,strcat(filepath,'/pprime_recomposition.jpg'))

fig6=figure;
plot(indexn,(nGuess(node)-Cnjs).^2)
saveas(fig6,strcat(filepath,'/Recomposition difference n(x).jpg'))

fig6=figure;
plot(indexn,(pGuess(node)-Cpjs).^2)
saveas(fig6,strcat(filepath,'/Recomposition difference p(x).jpg'))


[output3,Jacobian3,RHSOut,Rn1,Rn2,Rn3,Rp1,Rp2,Rp3]=callFunction3(Coeffs);

options = optimoptions('fsolve','Display','iter','TolFun',10^15,'Jacobian','on','TypicalX',Coeffs,'MaxIter',maxIterations);%
[x,fval,exitflag,output,Jacobian]= fsolve(@(x)callFunction2(x),Coeffs,options);

%Displays runtime of m-file
time = cputime-t



%Store variable values to be used later
save(strcat(filepath,'/',num2str(numIntervals),'terms',num2str(maxIterations),'iterations.mat'))